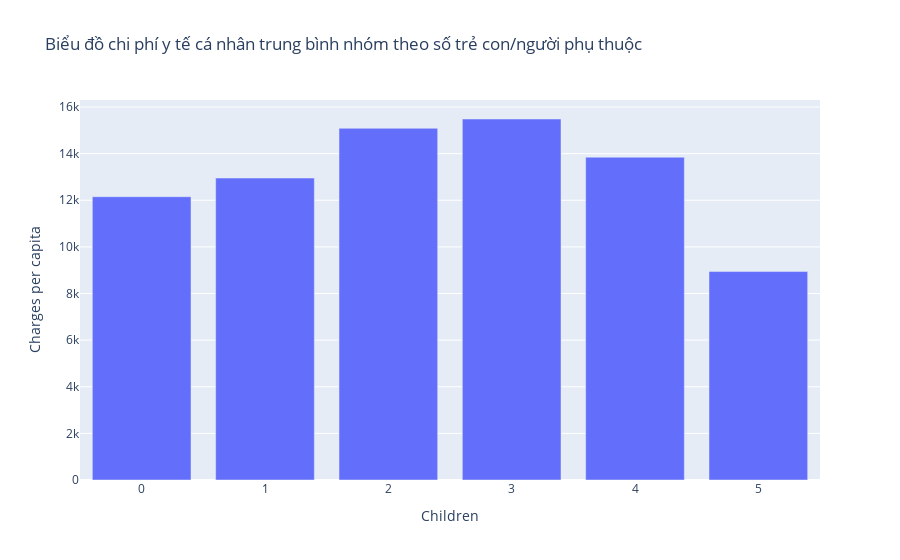

Here is the notebook cell this chart was saved with:
### Markdown cell above
#### Children

### Code cell
df_temp = train_df.groupby(train_df['children'])['charges'].agg(['mean']).sort_values(by=['mean'], ascending=False)
#print(df_temp)
fig = px.bar(df_temp, x=df_temp.index, y='mean', labels={'mean': 'Charges per capita', 'x': 'Children'},
             title='Biểu đồ chi phí y tế cá nhân trung bình nhóm theo số trẻ con/người phụ thuộc')
fig.show()

### Figure 1 — Plotly figure (JSON) as saved in the notebook; plotly's stock layout.template omitted (floating-point values rounded to 4 significant figures)
{"data": [{"alignmentgroup": "True", "hovertemplate": "Children=%{x}<br>Charges per capita=%{y}<extra></extra>", "legendgroup": "", "marker": {"color": "#636efa"}, "name": "", "offsetgroup": "", "orientation": "v", "showlegend": false, "textposition": "auto", "type": "bar", "x": [3, 2, 4, 1, 0, 5], "xaxis": "x", "y": [15490.0, 15090.0, 13850.0, 12950.0, 12150.0, 8942.0], "yaxis": "y"}], "layout": {"barmode": "relative", "legend": {"tracegroupgap": 0}, "title": {"text": "Biểu đồ chi phí y tế cá nhân trung bình nhóm theo số trẻ con/người phụ thuộc"}, "xaxis": {"anchor": "y", "domain": [0, 1], "title": {"text": "Children"}}, "yaxis": {"anchor": "x", "domain": [0, 1], "title": {"text": "Charges per capita"}}}}
